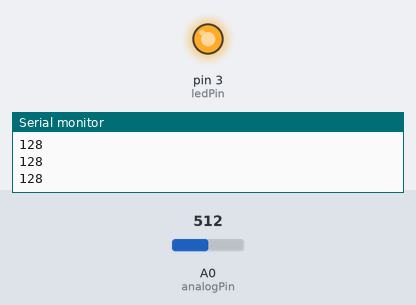
Recording of a sketch running on a simulated Arduino Uno, built with avr-gcc and run on an emulated ATmega328P. On the bench: output pins drawn as LEDs (lit = HIGH), the last lines printed to the serial monitor. The inputs (shaded band) are chosen by the test bench; at power-on: A0 (analogPin) = 512.

Above: at 1.3 s.
1.4 s: A0 (analogPin) set to 581
2.9 s: A0 (analogPin) set to 613
At 3.4 s:
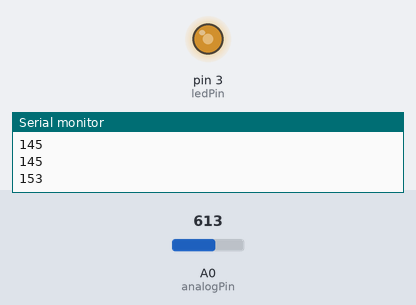
4.5 s: A0 (analogPin) set to 511
At 5.7 s:
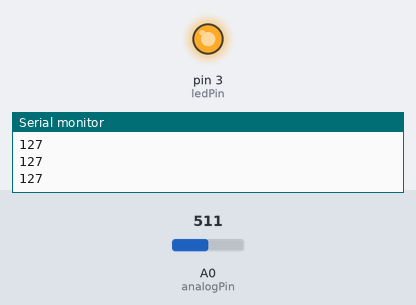
6.0 s: A0 (analogPin) set to 900
At 7.0 s:
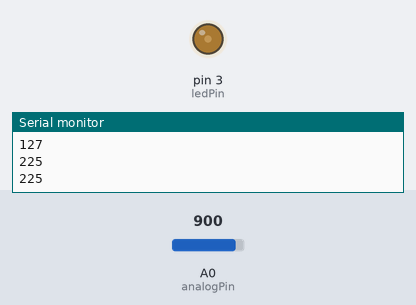
7.5 s: A0 (analogPin) set to 913
9.0 s: A0 (analogPin) set to 937
At 9.3 s:
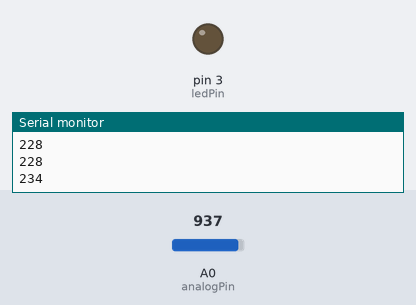
Timing chart, 0 to 11.5 s (numbered marks = the images above; inputs shaded):
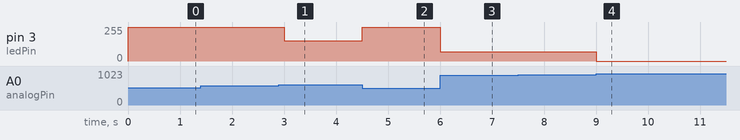

Measured:
- the behaviour switches between 599 and 600 on A0 (analogPin) (found by bisection; images 0 and 1)
- the behaviour switches between 919 and 920 on A0 (analogPin) (found by bisection; images 3 and 4)
- after the input at 2.9 s, pin 3 (ledPin): 255/255 → 153/255 after 0.10 s
- after the input at 4.5 s, pin 3 (ledPin): 153/255 → 255/255 at once
- after the input at 6.0 s, pin 3 (ledPin): 255/255 → 70/255 at once
- after the input at 9.0 s, pin 3 (ledPin): 70/255 → 0/255 at once

The sketch:

BombaAguaSensor.ino
```cpp
 int ledPin = 3; // pino do led
 int analogPin = 0; // pino para leitura do potenciômetro
 int val = 0; //variável para armazenar o valor lido
 int temp = 0;

 void setup()
 {
  Serial.begin(9600);
    pinMode(ledPin, OUTPUT); // configura pino como saída
 }

 void loop()
 {
    val = analogRead(analogPin);  // le o valor analógico
    temp = (val / 4);

    if(temp >= 230){
      analogWrite(ledPin,LOW);
    }
    else if((temp <= 241) && (temp >= 210)){
      analogWrite(ledPin,70);
    }
    else if((temp <= 209) && (temp >= 150)){
      analogWrite(ledPin,temp);
    }
    else{
      analogWrite(ledPin,255);
    }


   Serial.println(val / 4);
   delay(500);

}
```
